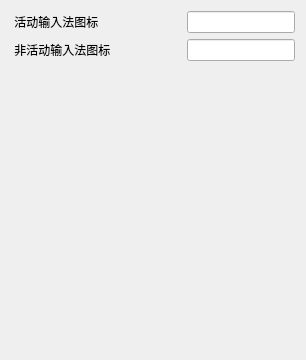
     <widget class="QWidget" name="skinTrayIconSetting">
      <attribute name="title">
       <string>皮肤托盘图标设置</string>
      </attribute>
      <layout class="QGridLayout" name="gridLayout_7">
       <item row="0" column="0">
        <layout class="QVBoxLayout" name="verticalLayout_3">
         <item>
          <layout class="QHBoxLayout" name="horizontalLayout_40">
           <item>
            <widget class="QLabel" name="labelActiveInputIcon">
             <property name="minimumSize">
              <size>
               <width>170</width>
               <height>0</height>
              </size>
             </property>
             <property name="maximumSize">
              <size>
               <width>170</width>
               <height>16777215</height>
              </size>
             </property>
             <property name="text">
              <string> 活动输入法图标</string>
             </property>
            </widget>
           </item>
           <item>
            <widget class="QLineEdit" name="lineEditActiveInputIcon"/>
           </item>
          </layout>
         </item>
         <item>
          <layout class="QHBoxLayout" name="horizontalLayout_41">
           <item>
            <widget class="QLabel" name="labelInActiveInputIcon">
             <property name="minimumSize">
              <size>
               <width>170</width>
               <height>0</height>
              </size>
             </property>
             <property name="maximumSize">
              <size>
               <width>170</width>
               <height>16777215</height>
              </size>
             </property>
             <property name="text">
              <string> 非活动输入法图标</string>
             </property>
            </widget>
           </item>
           <item>
            <widget class="QLineEdit" name="lineEditInActiveInputIcon"/>
           </item>
          </layout>
         </item>
        </layout>
       </item>
       <item row="1" column="0">
        <spacer name="verticalSpacer_3">
         <property name="orientation">
          <enum>Qt::Vertical</enum>
         </property>
         <property name="sizeHint" stdset="0">
          <size>
           <width>20</width>
           <height>288</height>
          </size>
         </property>
        </spacer>
       </item>
      </layout>
     </widget>
